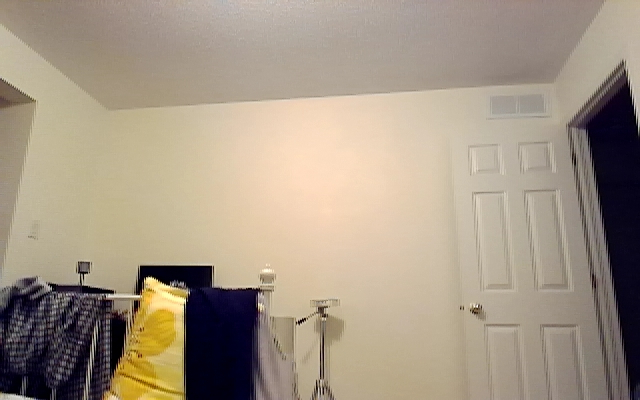
#> input picture a.jpg, 640 x 400 px
$ python pmatch.py a.jpg b.jpg
#> lines starting #> are read from the running program, lines starting #| are printed output that depends on the picture
import numpy as np
import cv2 as cv
from matplotlib import pyplot as plt
import sys

img1 = cv.imread(sys.argv[1],0)          # queryImage
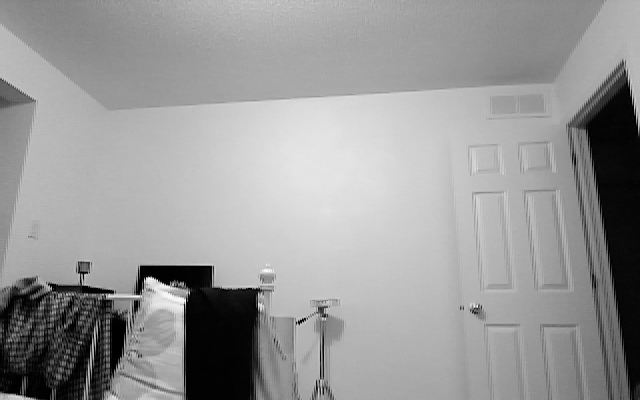
#> img1: shape (400, 640); min 0, max 252, mean 152.6
img2 = cv.imread(sys.argv[2],0) # trainImage
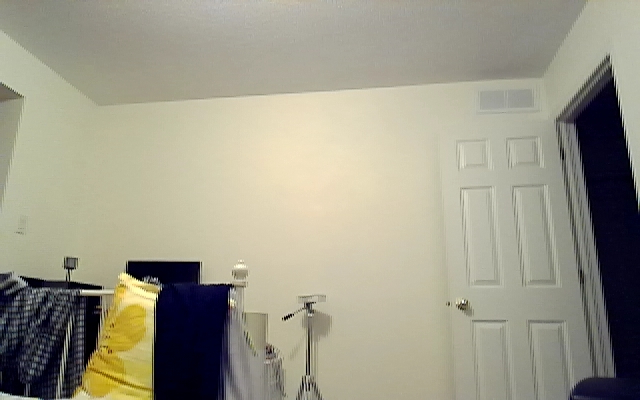
#> input picture b.jpg, 640 x 400 px
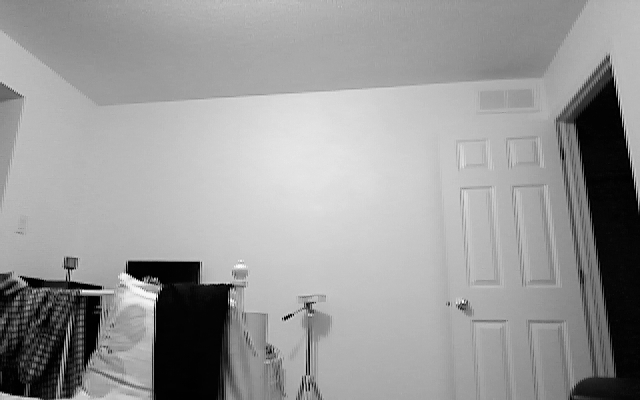
#> img2: shape (400, 640); min 0, max 255, mean 153

# Initiate ORB detector
orb = cv.ORB_create()
# find the keypoints and descriptors with ORB
kp1, des1 = orb.detectAndCompute(img1,None)
#> kp1 = 468 keypoints; strongest (x, y, size): (147, 278, 44.6), (149, 281, 92.6), (147, 279, 77.1), (85, 275, 31)
kp2, des2 = orb.detectAndCompute(img2,None)
#> kp2 = 471 keypoints; strongest (x, y, size): (82, 290, 31), (127, 269, 77.1), (231, 286, 31), (128, 266, 92.6)

# create BFMatcher object
bf = cv.BFMatcher(cv.NORM_HAMMING, crossCheck=True)
# Match descriptors.
matches = bf.match(des1,des2)
#> matches = 194 matches
# Sort them in the order of their distance.
matches = sorted(matches, key = lambda x:x.distance)
# Draw first 10 matches.
#img3 = cv.drawMatches(img1,kp1,img2,kp2,matches[:10], flags=2)
img3 = cv.drawMatches(img1,kp1,img2,kp2,matches[:10], 2)
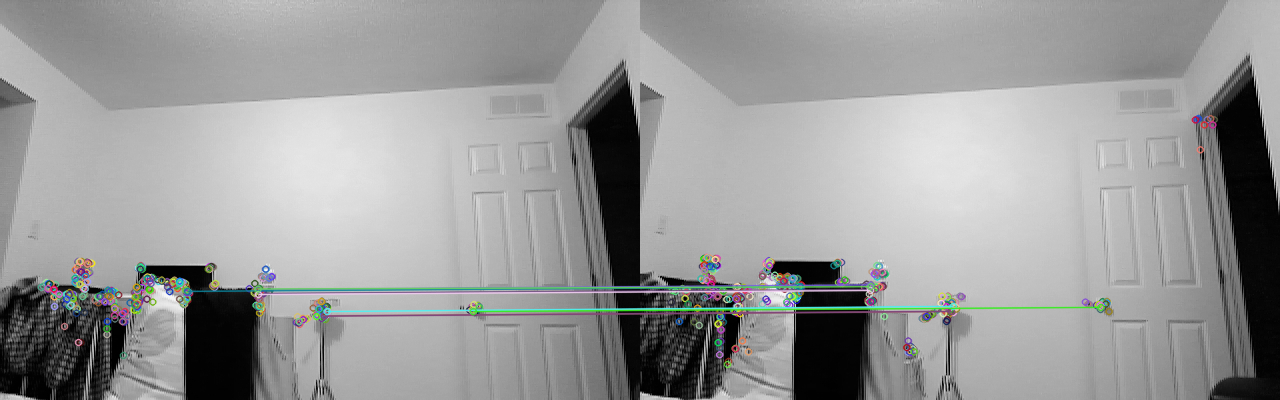
#> img3: shape (400, 1280, 3); mean of channels 0, 1, 2 153.3, 153.6, 153; drawn as B, G, R
plt.imshow(img3),plt.show()
